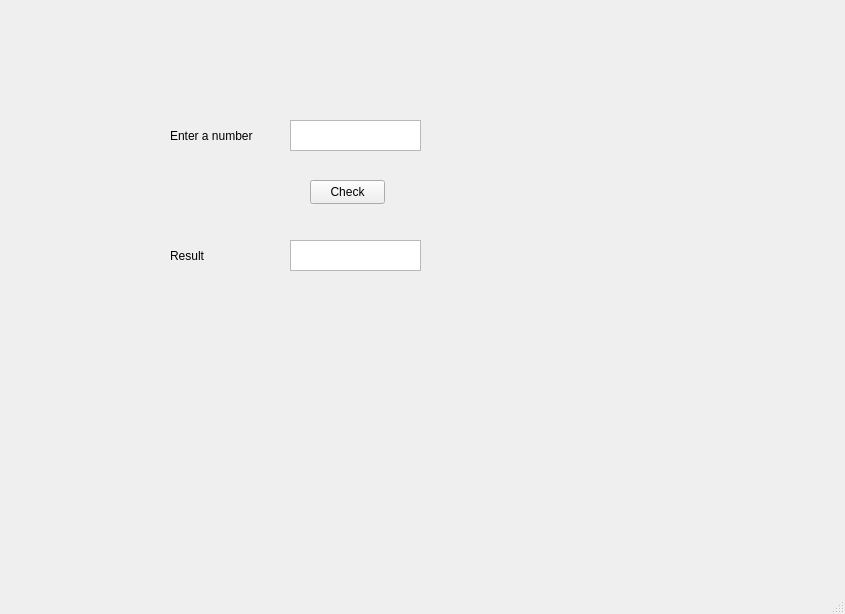
<?xml version="1.0" encoding="UTF-8"?>
<ui version="4.0">
 <class>MainWindow</class>
 <widget class="QMainWindow" name="MainWindow">
  <property name="geometry">
   <rect>
    <x>0</x>
    <y>0</y>
    <width>845</width>
    <height>614</height>
   </rect>
  </property>
  <property name="windowTitle">
   <string>MainWindow</string>
  </property>
  <widget class="QWidget" name="centralwidget">
   <widget class="QTextEdit" name="txtNumber">
    <property name="geometry">
     <rect>
      <x>290</x>
      <y>120</y>
      <width>131</width>
      <height>31</height>
     </rect>
    </property>
    <property name="font">
     <font>
      <family>Segoe UI</family>
      <pointsize>9</pointsize>
     </font>
    </property>
   </widget>
   <widget class="QLabel" name="lblNumber">
    <property name="geometry">
     <rect>
      <x>170</x>
      <y>120</y>
      <width>101</width>
      <height>31</height>
     </rect>
    </property>
    <property name="font">
     <font>
      <family>Segoe UI</family>
      <pointsize>9</pointsize>
     </font>
    </property>
    <property name="text">
     <string>Enter a number</string>
    </property>
   </widget>
   <widget class="QLabel" name="lblResult">
    <property name="geometry">
     <rect>
      <x>170</x>
      <y>240</y>
      <width>101</width>
      <height>31</height>
     </rect>
    </property>
    <property name="font">
     <font>
      <family>Segoe UI</family>
      <pointsize>9</pointsize>
     </font>
    </property>
    <property name="text">
     <string>Result</string>
    </property>
   </widget>
   <widget class="QTextEdit" name="txtResult">
    <property name="geometry">
     <rect>
      <x>290</x>
      <y>240</y>
      <width>131</width>
      <height>31</height>
     </rect>
    </property>
    <property name="font">
     <font>
      <family>Segoe UI</family>
      <pointsize>9</pointsize>
     </font>
    </property>
   </widget>
   <widget class="QPushButton" name="btnCheck">
    <property name="geometry">
     <rect>
      <x>310</x>
      <y>180</y>
      <width>75</width>
      <height>24</height>
     </rect>
    </property>
    <property name="font">
     <font>
      <family>Segoe UI</family>
      <pointsize>9</pointsize>
     </font>
    </property>
    <property name="text">
     <string>Check</string>
    </property>
   </widget>
  </widget>
  <widget class="QMenuBar" name="menubar">
   <property name="geometry">
    <rect>
     <x>0</x>
     <y>0</y>
     <width>845</width>
     <height>21</height>
    </rect>
   </property>
  </widget>
  <widget class="QStatusBar" name="statusbar"/>
 </widget>
 <resources/>
 <connections/>
</ui>
